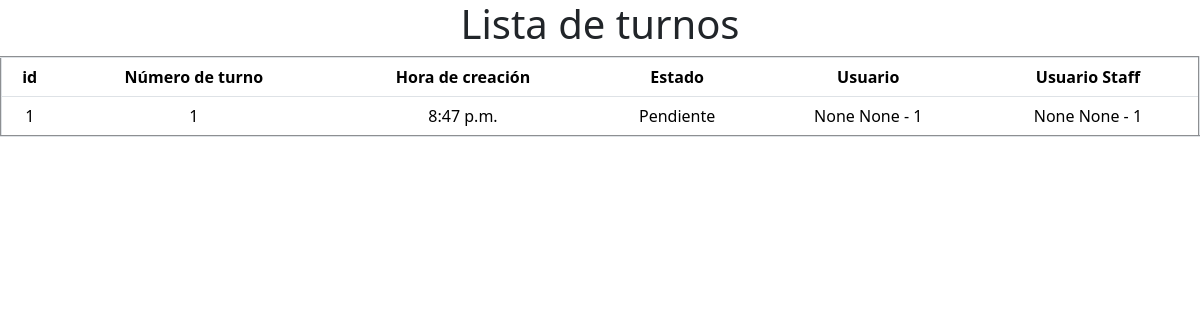
/turnos/, run on an earlier commit of the app's database.
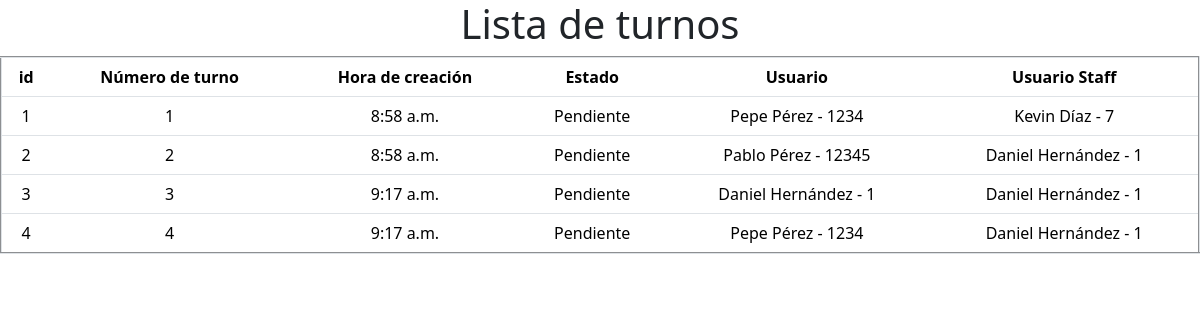
And on a later commit of the database.
### apps/turno/models.py (models this page shows, shortened)
class Turno(models.Model):
    id = models.AutoField(primary_key=True)
    numero_turno = models.IntegerField(unique=True)
    hora_creacion = models.TimeField(auto_now_add=True, auto_now=False)
    estado = models.ForeignKey(EstadoTurno, on_delete=models.CASCADE, null=False, blank=True)
    usuario = models.ForeignKey(User, on_delete=models.CASCADE, related_name='usuario', null=False)
    usuario_staff = models.ForeignKey(User, on_delete=models.CASCADE, related_name='usuario_staff', null=False, blank=True)
    class Meta:
        verbose_name = 'turno'
        verbose_name_plural = 'turnos'

class EstadoTurno(models.Model):
    nombre = models.CharField(max_length=20, blank=False, null=False, unique=True)
    def __str__(self):
        return self.nombre
    class Meta:
        verbose_name = 'estado_turno'
        verbose_name_plural = 'estados_turno'

### apps/usuario/models.py (models this page shows)
class User(AbstractUser):
    identificacion = models.IntegerField('Número de identificación', primary_key=True)
    nombres = models.CharField('Nombres', max_length=50, blank=True, null=True)
    apellidos = models.CharField('Apellidos', max_length=50, blank=True, null=True)
    celular = models.CharField('Número de celular', max_length=15, blank=True, null=True)
    foto = models.ImageField('Foto', upload_to='fotos', blank=True, null=True)
    REQUIRED_FIELDS = ['nombres', 'apellidos']
    class Meta:
        verbose_name = 'usuario'
        verbose_name_plural = verbose_name
    def __str__(self):
        return f'{self.nombres} {self.apellidos} - {self.identificacion}'

### apps/turno/views.py (the view)
# urls.py: path('turnos/', TurnoList.as_view(), name='turnos'),
class TurnoList(ListView):
    model = Turno
    template_name='turnos.html'

### templates/turnos.html (shortened to what this page needs)
{% load bootstrap5 %}
{% bootstrap_css %}
<!DOCTYPE html>
<html lang="en">
<head>
</head>
<body>
    {% block body %}
    <h1 class="text-center">
    </h1>
    <table border="2" class="table">
        <thead class="text-center">
            <tr class="text-center">
                <th>id</th>
                <th>Número de turno</th>
                <th>Hora de creación</th>
                <th>Estado</th>
                <th>Usuario</th>
                <th>Usuario Staff</th>
            </tr>
        </thead>
        <tbody class="text-center">
            {% for turno in object_list %}
            <tr>
                <td>{{ turno.id }}</td>
                <td>{{ turno.numero_turno }}</td>
                <td>{{ turno.hora_creacion }}</td>
                <td>{{ turno.estado }}</td>
                <td>{{ turno.usuario }}</td>
                <td>{{ turno.usuario_staff }}</td>
            </tr>
            {% endfor %}
        </tbody>
    </table>
    {% endblock body %}
</body>
</html>

What changed in the data, as far as the page shows it:
changed Turno id 1: hora_creacion "8:47 p.m." → "8:58 a.m."; usuario "None None - 1" → "Pepe Pérez - 1234"; usuario_staff "None None - 1" → "Kevin Díaz - 7"
added Turno: id "2", numero_turno "2", hora_creacion "8:58 a.m.", estado "Pendiente", usuario "Pablo Pérez - 12345", usuario_staff "Daniel Hernández - 1"
added Turno: id "3", numero_turno "3", hora_creacion "9:17 a.m.", estado "Pendiente", usuario "Daniel Hernández - 1", usuario_staff "Daniel Hernández - 1"
added Turno: id "4", numero_turno "4", hora_creacion "9:17 a.m.", estado "Pendiente", usuario "Pepe Pérez - 1234", usuario_staff "Daniel Hernández - 1"
